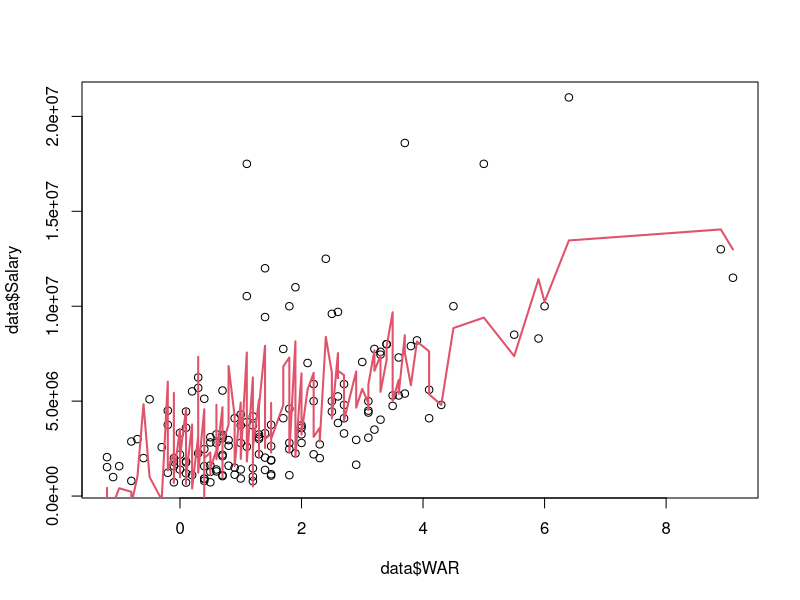
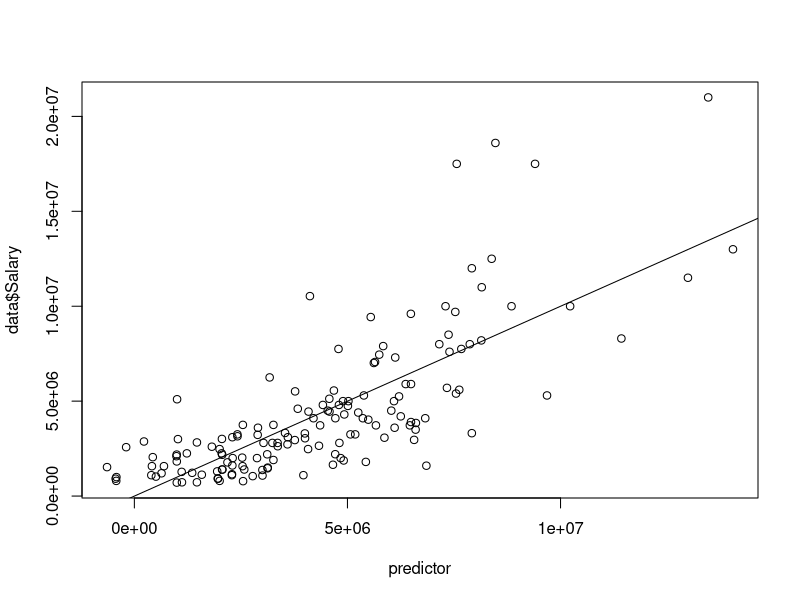
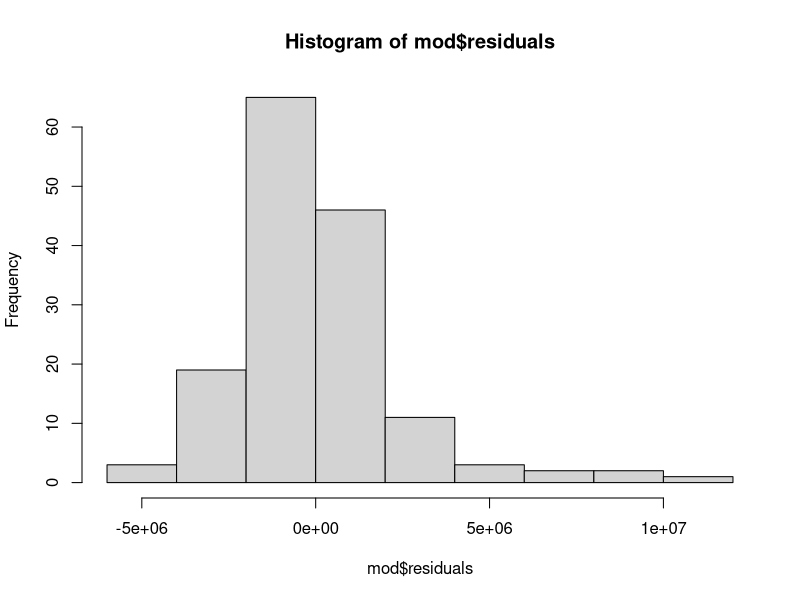
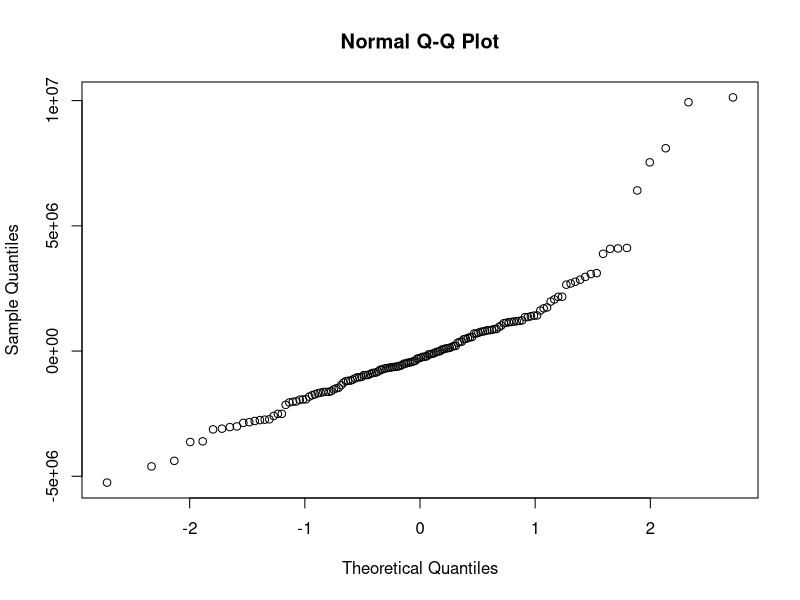

These figures' R source, in order:
# Arbitration data is from SPOTRAC

data <- read.csv("arbitration.csv")

data$Salary <- as.numeric(gsub('[$,]', '', data$Salary))

mod <- lm(data$Salary ~ data$WAR + factor(data$Years) + data$Age); summary(mod)

# Alternative with polynomial
mod2 <- lm(data$Salary ~ poly(data$WAR, 3) + factor(data$Years) + data$Age); summary(mod)

plot(data$WAR, data$Salary)

predictor <- predict(mod)

ix <- sort(data$WAR,index.return=T)$ix
lines(data$WAR[ix], predictor[ix], col=2, lwd=2 ) 

plot(predictor, data$Salary)
abline(0, 1)

# Note: model can be improved by using a log transformation
hist(mod$residuals)
qqnorm(mod$residuals)
